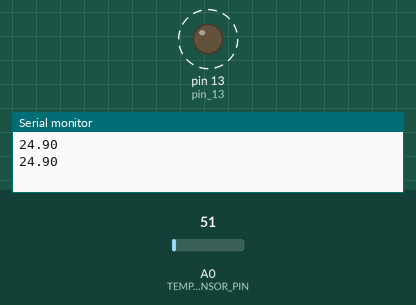
Recording of a sketch running on a simulated Arduino Uno, built with avr-gcc and run on an emulated ATmega328P. Parts: output pins drawn as LEDs (lit = HIGH), the last lines printed to the serial monitor. Dashed ring = blinking. The test bench sets the inputs (shaded band); at power-on: A0 (TEMP_SENSOR_PIN) = 51.

Above: at 1.3 s.
1.4 s: A0 (TEMP_SENSOR_PIN) set to 71
At 1.9 s:
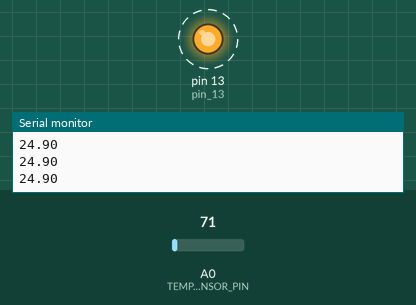
4.4 s: A0 (TEMP_SENSOR_PIN) set to 61
At 4.62 s:
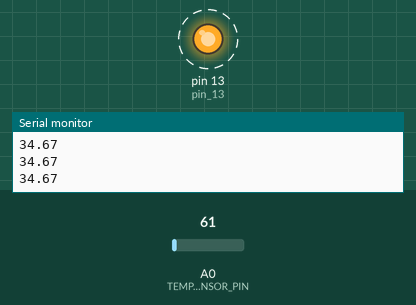
Timing chart, 0 to 13.4 s (numbered marks = the images above; inputs shaded):
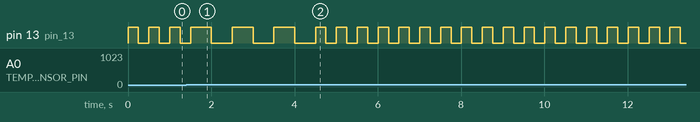

Measured:
- after the input at 1.4 s, pin 13 (pin_13): alternates HIGH for 0.50 s and LOW for 0.50 s, starting after 0.60 s
- after the input at 4.4 s, pin 13 (pin_13): alternates HIGH for 0.25 s and LOW for 0.25 s, starting after 0.35 s
- by itself, pin 13 (pin_13): alternates HIGH for 0.25 s and LOW for 0.25 s

The sketch:

Temperature_Sensor_Code.ino
```cpp
#include <Arduino.h>
#include <util/delay.h>
#define TEMP_SENSOR_PIN A0
void setup()
{
  Serial.begin(115200);
  pinMode(LED_BUILTIN, OUTPUT); // pin 13
}

void loop()
{
  int temp_sensor_data = analogRead(TEMP_SENSOR_PIN);
  /*
   * ADC value is converted to voltage
   * vref = 5V = 5000mV
   * ADC = 10BIT Data = 2^10 = 1024
  */

  float output_voltage = ((float(temp_sensor_data) * 5000) / 1024);// v = (ADC Value * Vref)/1024

  /*output_voltage in mV
   * According to the data sheet output of LM35 is 10mV/°C
   *1°C = 10mV */
  float temp_in_celsius = output_voltage / 10; //voltage changed into corresponding temperature degree celsius

  if (temp_in_celsius >= 30)
  {
    /*If the temperature rises above 30 degrees Celsius,  LED blink
      every 500 milliseconds.*/
    digitalWrite(LED_BUILTIN, HIGH);
    _delay_ms(500);
    digitalWrite(LED_BUILTIN, LOW);
    _delay_ms(500);
  }
  else
  {
    /*When the temperature falls below 30 degrees Celsius,  LED
      blink every 250 milliseconds.*/
    digitalWrite(LED_BUILTIN, HIGH);
    _delay_ms(250);
    digitalWrite(LED_BUILTIN, LOW);
    _delay_ms(250);
  }
  Serial.println(temp_in_celsius);
}
```
